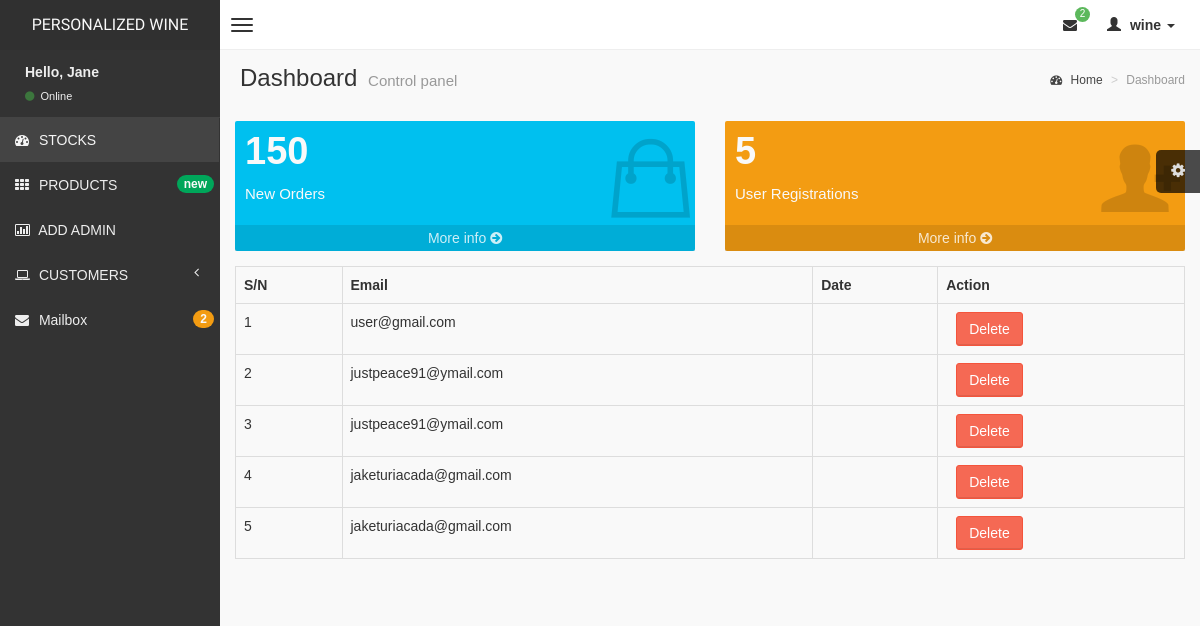
The app's page /admin/subscribers.php (signed in) with its own data.
### tables this page shows
CREATE TABLE `subscribers` (
  `id` int(100) NOT NULL,
  `email` varchar(255) NOT NULL
);

### admin/subscribers.php (the view, shortened to what this page needs)
<?php include("includes/header.php") ?>
<section class="content">
    <div class="row">
        <div class="col-lg-6 col-xs-6">
            <div class="small-box bg-aqua">
                <div class="inner">
                    <h3>
                        150
                    </h3>
                    <p>
                        New Orders
                    </p>
                </div>
                <div class="icon">
                    <i class="ion ion-bag"></i>
                </div>
                <a href="#" class="small-box-footer">
                    More info <i class="fa fa-arrow-circle-right"></i>
                </a>
            </div>
        </div>
        <div class="col-lg-6 col-xs-6">
            <div class="small-box bg-yellow">
                <div class="inner">
                    <h3>
                        <?php
                        $review_query = "SELECT * FROM subscribers";
                        $reviews_result = mysqli_query($connection, $review_query);
                        $count = mysqli_num_rows($reviews_result);
                        if ($count > 0) {
                            echo $count;
                        } else {
                            echo NULL;
                        }
                        ?> </h3>
                    <p>
                        User Registrations
                    </p>
                </div>
                <div class="icon">
                    <i class="ion ion-person-add"></i>
                </div>
                <a href="subscribers.php" class="small-box-footer">
                    More info <i class="fa fa-arrow-circle-right"></i>
                </a>
            </div>
        </div>
    </div>
    <div class="row">
        <div class="col-xs-12 connectedSortable">
            <?php
            $squery = "SELECT * FROM subscribers ORDER BY id DESC";
            $squery_result = mysqli_query($connection, $squery);
            if ($squery_result->num_rows > 0) {
                echo "<table class='table table-hover table-responsive table-bordered'>";
                echo "<tr>";
                echo "<th>S/N</th>";
                echo "<th>Email</th>";
                echo "<th>Date</th>";
                echo "<th>Action</th>";
                echo "</tr>";
                $i = 1;
                while ($row =  mysqli_fetch_array($squery_result)) {
                    $id = $row['id'];
                    echo "<tr>";
                    echo "<td>" . $i++ . "</td>";
                    echo "<td>" . $row['email'] . "</td>";
                    echo "<td>" . $row['date_created'] . "</td>";
                    echo "<td>";
                    echo "<a href='#' onclick='delete_subscribers({$id})'  class='btn btn-danger 'style='margin-left:1rem;'>Delete</a>";
                    echo "</td>";
                }
                echo "</tr>";
                echo "</table>";
            } else {
                echo "<div class='alert alert-danger'>No records found</div>";
            }
            ?>
        </div>
    </div>
    </div>
</body>
</html>

### admin/css/AdminLTE.css (style rules this page uses)
html, body { overflow-x: hidden !important; font-family: "Source Sans Pro", sans-serif; -webkit-font-smoothing: antialiased; min-height: 100%; background: #f9f9f9; }
a { color: #3c8dbc; }
.content { padding: 20px 15px; background: #f9f9f9; }
h1, h2, h3, h4, h5, h6, .h1, .h2, .h3, .h4, .h5, .h6 { font-family: "Source Sans Pro", sans-serif; }
.bg-red, .bg-yellow, .bg-aqua, .bg-blue, .bg-light-blue, .bg-green, .bg-navy, .bg-teal, .bg-olive, .bg-lime, .bg-orange, .bg-fuchsia, .bg-purple, .bg-maroon, .bg-black { color: #f9f9f9 !important; }
.bg-yellow { background-color: #f39c12 !important; }
.bg-aqua { background-color: #00c0ef !important; }
.small-box { position: relative; display: block; -webkit-border-radius: 2px; -moz-border-radius: 2px; border-radius: 2px; margin-bottom: 15px; }
.small-box > .inner { padding: 10px; }
.small-box > .small-box-footer { position: relative; text-align: center; padding: 3px 0; color: #fff; color: rgba(255, 255, 255, 0.8); display: block; z-index: 10; background: rgba(0, 0, 0, 0.1); text-decoration: none; }
.small-box h3 { font-size: 38px; font-weight: bold; margin: 0 0 10px 0; white-space: nowrap; padding: 0; }
.small-box p { font-size: 15px; }
.small-box h3, .small-box p { z-index: 5px; }
.small-box .icon { position: absolute; top: auto; bottom: 5px; right: 5px; z-index: 0; font-size: 90px; color: rgba(0, 0, 0, 0.15); }
.btn { font-weight: 500; -webkit-border-radius: 3px; -moz-border-radius: 3px; border-radius: 3px; border: 1px solid transparent; -webkit-box-shadow: inset 0px -2px 0px 0px rgba(0, 0, 0, 0.09); -moz-box-shadow: inset 0px -2px 0px 0px rgba(0, 0, 0, 0.09); box-shadow: inset 0px -1px 0px 0px rgba(0, 0, 0, 0.09); }
.btn.btn-danger { background-color: #f56954; border-color: #f4543c; }

### records on screen
subscribers: email "user@gmail.com"
subscribers: email "justpeace91@ymail.com"
subscribers: email "justpeace91@ymail.com"
subscribers: email "jaketuriacada@gmail.com"
subscribers: email "jaketuriacada@gmail.com"

### other values on screen
$count "2"
$_SESSION['username'] "wine"
$count "5"
